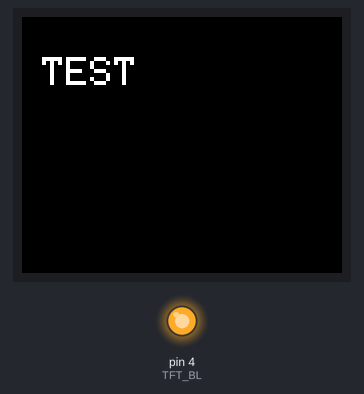
This sketch was run on a simulated Arduino Uno, built for the host (arithmetic inside an expression is 32-bit, double 64-bit). On the bench: 160×128 colour display, output pins drawn as LEDs (lit = HIGH). What the sketch prints to the serial monitor is not drawn.

Above: at 0.2 s.

The sketch:

TFT_test.ino
```cpp
/**
 * @file TFT_test.ino
 * @brief ST7735 TFT Display Initialization and Test Program
 *
 * @author [@jpg.py]
 * @date [created on 2024-25-04]
 * @version 1.0
 *
 * @description
 * This program initializes and tests a ST7735 TFT display module connected to an Arduino board.
 * It performs basic display operations including screen fill with various colors and text rendering.
 * The program uses SPI communication protocol with manually configured pin assignments.
 *
 * @hardware
 * - Microcontroller: ESP32-C3 Supermini
 * - Display Module: Adafruit ST7735 TFT Display 1.8 SPI 128x160 Module
 * - Communication Protocol: SPI
 *
 * @pin_configuration
 * | Function               | Pin | Direction |
 * |------------------------|-----|-----------|
 * | TFT_CS (Chip Select)   | 7   | Output    |
 * | TFT_DC (Data/Command)  | 6   | Output    |
 * | TFT_RST (Reset)        | 10  | Output    |
 * | TFT_BL (Backlight)     | 4   | Output    |
 * | SPI_SCK (Clock)        | 2   | Output    |
 * | SPI_MOSI/DIN (Data)    | 3   | Output    |
 * | SPI_MISO (Data)        | -1  | Input     |
 *
 * Note: MISO is not used in this configuration as the display does not require it for basic operations.
 * Note: Ensure that the SPI pins are correctly connected according to the defined pin configuration for proper communication with the display.
 * Note: The backlight pin (TFT_BL) is controlled separately to allow for manual backlight management.
 * Note: Use +5v for the display power supply to ensure proper operation, as the display may not function correctly at 3.3v. or need to short the jumper at the back of the display module
 *
 * @functionality
 * - Initializes serial communication at 115200 baud
 * - Enables TFT backlight
 * - Initializes SPI communication with custom pin configuration
 * - Initializes display with BLACKTAB configuration
 * - Sets display rotation to 1
 * - Displays "TEST" text on black background
 * - Cycles through color screens (RED, GREEN, BLUE, BLACK)
 * - All operations include appropriate delays for visual confirmation
 *
 *
 * @Possible_malfunctions
 * - Display not initializing: Check wiring connections, ensure correct power supply, and verify pin configuration.
 * - Display shows incorrect colors: Verify that the correct initialization function (INITR_BLACKTAB) is used and that the display is properly connected. use INITR_GREENTAB if you have the green tab version of the display
 * - No text displayed: Ensure that the text color is set to a visible color against the background and that the cursor position is correctly set.
    * - Backlight not working: Check the connection of the backlight pin (TFT_BL) and ensure it is set to HIGH in the code.
 */
#include <Adafruit_GFX.h>
#include <Adafruit_ST7735.h>
#include <SPI.h>


// NEW PIN CONFIG (FIXED)
#define TFT_CS   7
#define TFT_RST  10
#define TFT_DC   6
#define TFT_BL   4

Adafruit_ST7735 tft = Adafruit_ST7735(TFT_CS, TFT_DC, TFT_RST);

void setup() {
  Serial.begin(115200);
  Serial.println("Starting TFT...");

  // Backlight ON
  pinMode(TFT_BL, OUTPUT);
  digitalWrite(TFT_BL, HIGH);

  // Force SPI pins (CRITICAL)
  SPI.begin(2, -1, 3, 7);
  // SCK=2, MOSI=3

  // Try different init (VERY IMPORTANT)
  tft.initR(INITR_BLACKTAB);

  // orientation
  tft.setRotation(1);

  tft.fillScreen(ST77XX_BLACK);

  tft.setCursor(10, 20);
  tft.setTextColor(ST77XX_WHITE);
  tft.setTextSize(2);
  tft.println("TEST");

  delay(2000);

  tft.fillScreen(ST77XX_RED);
  delay(1000);

  tft.fillScreen(ST77XX_GREEN);
  delay(1000);

  tft.fillScreen(ST77XX_BLUE);
  delay(1000);

  tft.fillScreen(ST77XX_BLACK);
  delay(2000);
  tft.fillScreen(ST77XX_BLACK);
  delay(2000);


  Serial.println("Done");
}

void loop() {}
```
